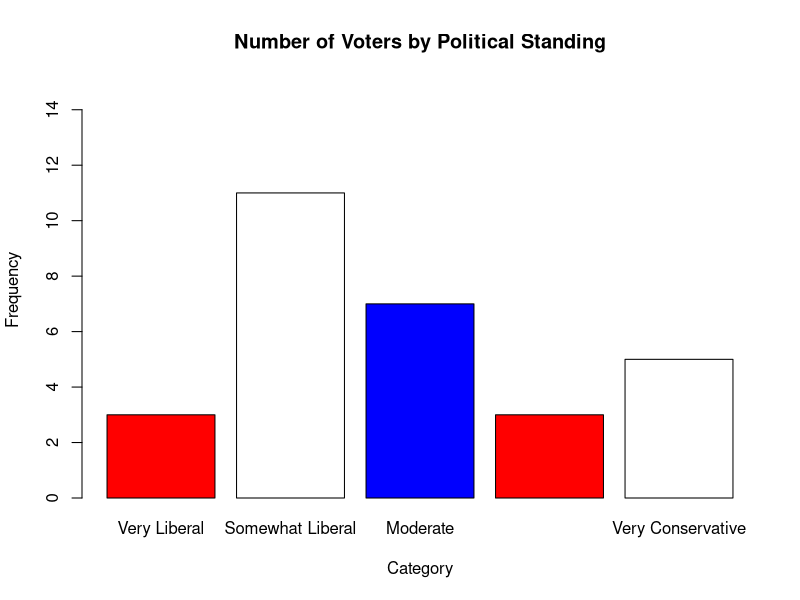
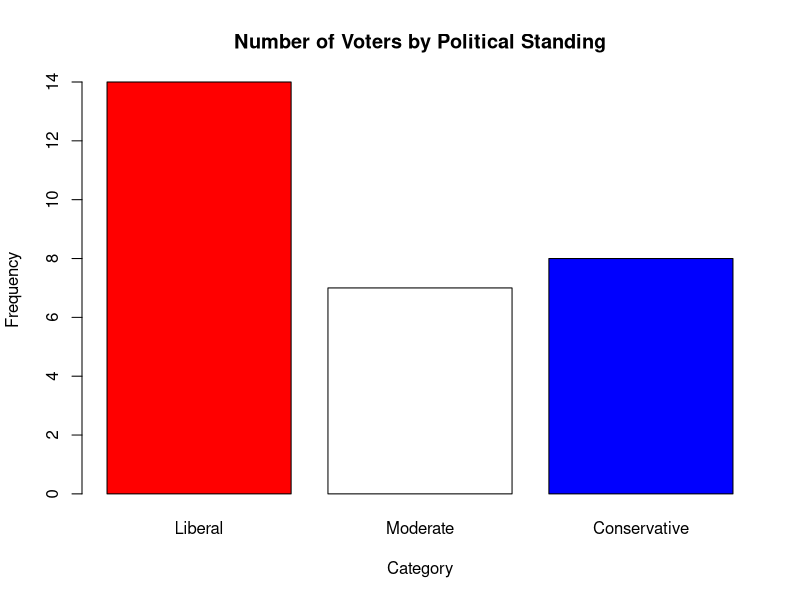
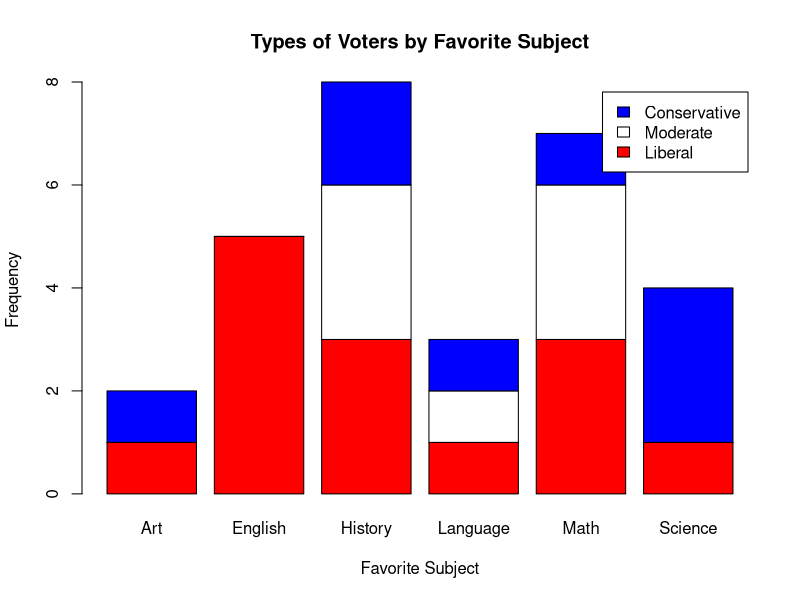
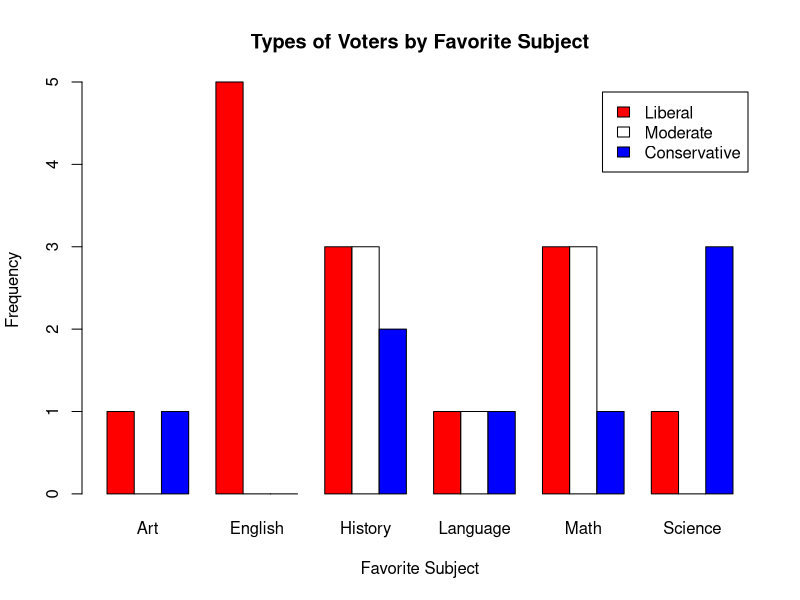
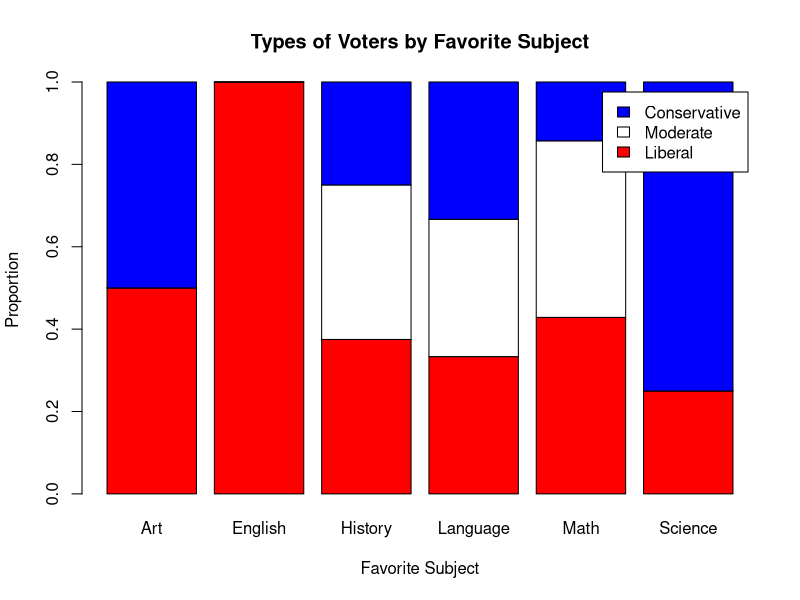

These figures' R source, in order:
## ---- chunk 1
knitr::opts_chunk$set(echo = TRUE, error=TRUE)
## ---- chunk 2
ds.survey.data <- read.csv("DsSurveySample.csv")
head(ds.survey.data)
## ---- chunk 3
ds.survey.data$Political = as.factor(ds.survey.data$Political)
class(ds.survey.data$Political)
## ---- chunk 4
levels(ds.survey.data$Political) = c("Very Liberal", "Somewhat Liberal", "Moderate", "Somewhat Conservative", "Very Conservative")
levels(ds.survey.data$Political)
## ---- chunk 5
barplot(table(ds.survey.data$Political),
        main = "Number of Voters by Political Standing",
        col = c("red", "white", "blue"),
        ylim = c(0, 15),
        ylab = "Frequency",
        xlab = "Category")
## ---- chunk 6
ds.survey.data <- read.csv("DsSurveySample.csv")
## ---- chunk 7
breaks.for.groups = c(0, 2, 3, 6)
ds.survey.data$Political = cut(ds.survey.data$Political, breaks = breaks.for.groups, right = TRUE)
levels(ds.survey.data$Political) = c("Liberal", "Moderate", "Conservative")
## ---- chunk 8
barplot(table(ds.survey.data$Political),
        main = "Number of Voters by Political Standing",
        col = c("red", "white", "blue"),
        ylab = "Frequency",
        xlab = "Category")
## ---- chunk 9
barplot(table(ds.survey.data$Political, ds.survey.data$What.is.your.favorite.subject.),
        main = "Types of Voters by Favorite Subject",
        xlab = "Favorite Subject",
        ylab = "Frequency",
        col = c("red", "white", "blue"),
        legend.text = TRUE)
## ---- chunk 10
barplot(table(ds.survey.data$Political, ds.survey.data$What.is.your.favorite.subject.),
        main = "Types of Voters by Favorite Subject",
        xlab = "Favorite Subject",
        ylab = "Frequency",
        beside = TRUE,
        col = c("red", "white", "blue"),
        legend.text = TRUE)
## ---- chunk 11
barplot(prop.table(table(ds.survey.data$Political, ds.survey.data$What.is.your.favorite.subject.), 2),
        main = "Types of Voters by Favorite Subject",
        xlab = "Favorite Subject",
        ylab = "Proportion",
        col = c("red", "white", "blue"),
        legend.text = TRUE)
